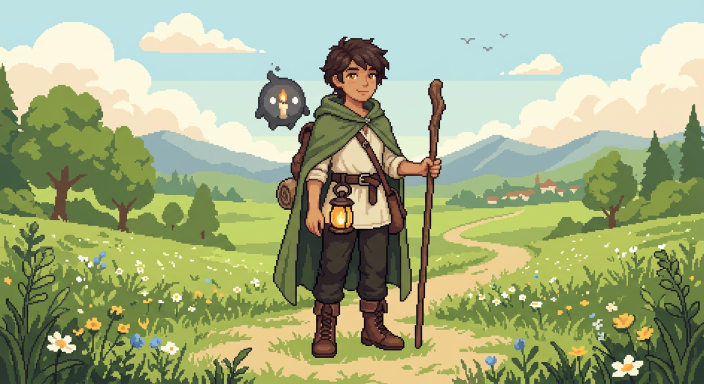
#> input picture projeto/arte/personagens/andora-heroi-referencia.png, 1408 x 768 px, found by its file name (shown at 1/2 size)
$ python montar_painel.py
#> lines starting #> are read from the running program, lines starting #| are printed output that depends on the picture
#!/usr/bin/env python3
"""Monta arte/painel-conceito.png com a arte atual de ANDORA."""
from PIL import Image, ImageDraw, ImageFont
from pathlib import Path

ROOT = Path("/home/user")
ARTE = ROOT / "arte"
OUT = ARTE / "painel-conceito.png"

ITEMS = [
    ("personagens/andora-heroi-referencia.png", "O Herói de Andora", "Referência do personagem"),
    ("sprites/andora-heroi.png",   "Herói — parado",     "Sprite (jogo)"),
    ("sprites/andora-heroi-andando.png", "Herói — andando", "Sprite (jogo)"),
    ("sprites/andora-lumo.png",    "Lumo",               "Companheiro · espírito de luz"),
    ("sprites/cavalo.png",         "Cavalo",             "Transporte · fome e sede"),
    ("cenas/andora-vila.png",      "Vila de Andora",     "Cena do jogo"),
    ("cenas/andora-floresta.png",  "Floresta Serena",    "Cena do jogo"),
    ("cenas/andora-lago.png",      "Lago Espelho",       "Cena do jogo"),
    ("cutscene/a1-estrada.png",    "Cutscene — A estrada", "Quadro 1"),
    ("cutscene/a2-ponte.png",      "Cutscene — A ponte",   "Quadro 2"),
    ("cutscene/a3-vila.png",       "Cutscene — A vila",    "Quadro 3"),
    ("cutscene/a4-lago.png",       "Cutscene — O lago",    "Quadro 4"),
]

CELL_W, IMG_H, LABEL_H = 380, 280, 46
COLS = 4
ROWS = (len(ITEMS) + COLS - 1) // COLS
HEADER = 96
PAD = 16

W = COLS * CELL_W + (COLS + 1) * PAD
H = HEADER + ROWS * (IMG_H + LABEL_H) + (ROWS + 1) * PAD

sheet = Image.new("RGB", (W, H), (24, 32, 42))
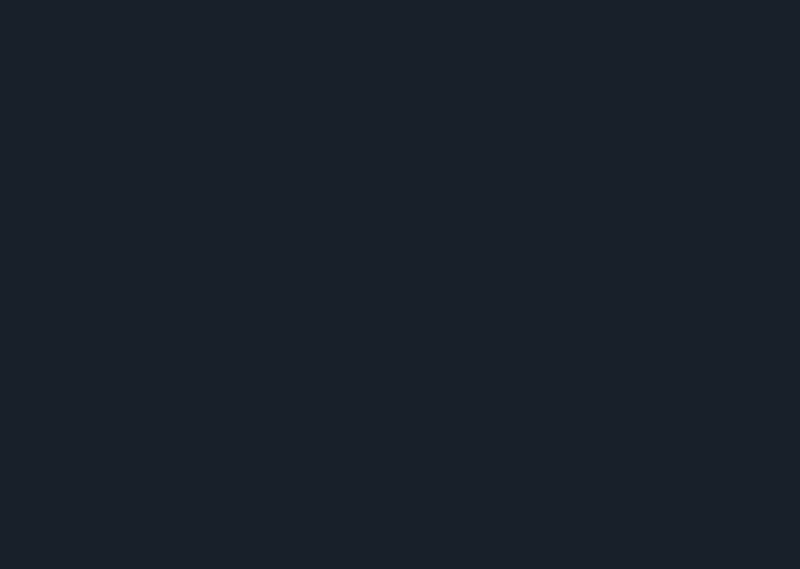
#> sheet: PIL image 1600x1138 RGB (shown at 1/2 size); mean R, G, B 24, 32, 42
draw = ImageDraw.Draw(sheet)

def load_font(size, bold=False):
#> called with size = 36, bold = True
    for p in [
        "/usr/share/fonts/truetype/dejavu/DejaVuSans-Bold.ttf" if bold else "/usr/share/fonts/truetype/dejavu/DejaVuSans.ttf",
    ]:
        try:
            return ImageFont.truetype(p, size)
        except Exception:
            continue
    return ImageFont.load_default()

title_f = load_font(36, bold=True)
sub_f = load_font(18)
name_f = load_font(18, bold=True)
tag_f = load_font(14)

draw.text((PAD, 22), "ANDORA — Pacote de Arte", font=title_f, fill=(253, 246, 230))
draw.text((PAD, 64), "pintura fantástica realista · sem pixel art · mundo aberto relaxante", font=sub_f, fill=(170, 190, 170))

for i, (rel, name, tag) in enumerate(ITEMS):
    r, c = divmod(i, COLS)
    x = PAD + c * (CELL_W + PAD)
    y = HEADER + PAD + r * (IMG_H + LABEL_H + PAD)
    draw.rectangle([x, y, x + CELL_W, y + IMG_H + LABEL_H], fill=(40, 52, 66))
    path = ARTE / rel
    if not path.exists():
        draw.text((x + 12, y + 12), f"[faltando] {rel}", font=tag_f, fill=(230, 140, 120))
        continue
    im = Image.open(path)
#> im is the input picture: PIL image 1408x768 RGB; mean R, G, B 161, 172.5, 130.6
    if im.mode == "RGBA":
        bg = Image.new("RGB", im.size, (40, 52, 66))
        bg.paste(im, mask=im.split()[3])
        im = bg
    else:
        im = im.convert("RGB")
    im.thumbnail((CELL_W - 8, IMG_H - 8))
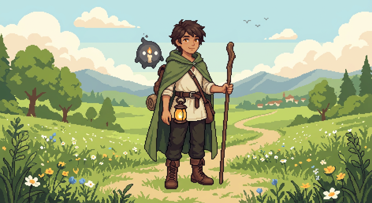
#> im: PIL image 372x203 RGB; mean R, G, B 161, 172.5, 130.6
    ix = x + (CELL_W - im.width) // 2
#> ix = 20
    iy = y + (IMG_H - im.height) // 2
#> iy = 150
    sheet.paste(im, (ix, iy))
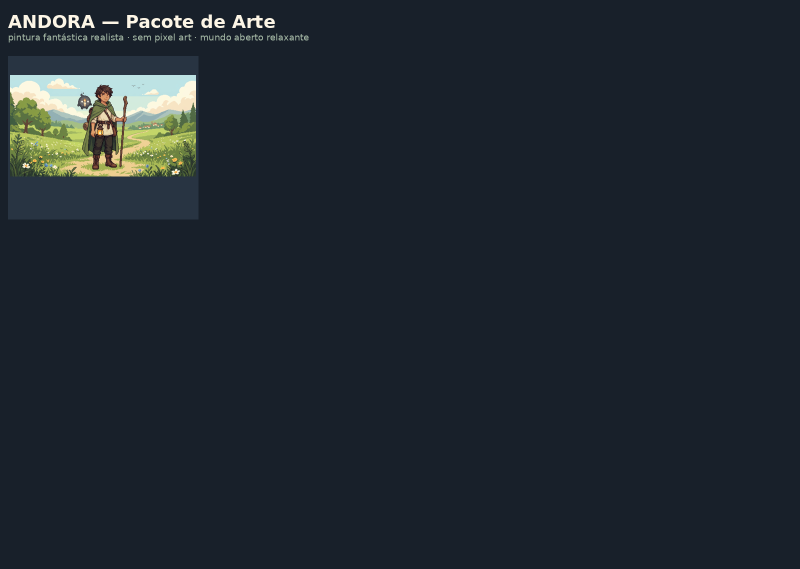
#> sheet: PIL image 1600x1138 RGB (shown at 1/2 size); mean R, G, B 31, 39.3, 47.1
    draw.text((x + 12, y + IMG_H + 6), name, font=name_f, fill=(253, 246, 230))
    draw.text((x + 12, y + IMG_H + 27), tag, font=tag_f, fill=(180, 200, 185))

OUT.parent.mkdir(parents=True, exist_ok=True)
sheet.save(OUT)
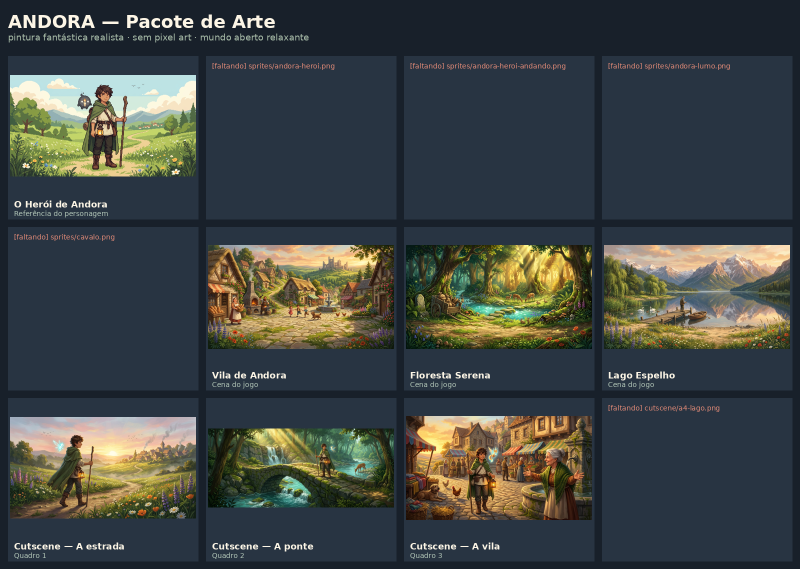
#> saved as painel-conceito.png: PIL image 1600x1138 RGB (shown at 1/2 size); mean R, G, B 64, 69.5, 67.9
print(f"OK {OUT} ({W}x{H})")
